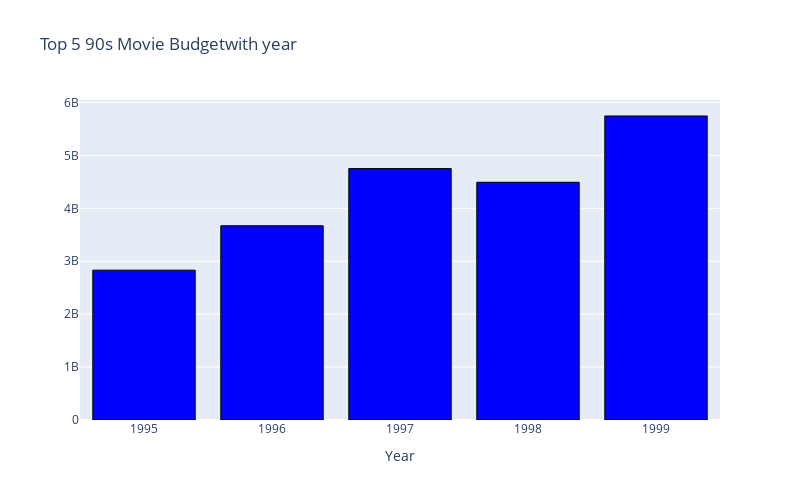

Notebook source saved alongside this figure:
### Markdown cell above
#                                        Which year in the 90s has the Largest budget?

####  In order to have the year with the largest budget the column year in the 90s data was plotted against the budget. From the visuals the the year 1999 has the largest budgets.

### Code cell
# Top 5 90's Movie Budgets
old_year_budget = movie_year.groupby('release_year', as_index= False)['budget'].sum()
top_5 = old_year_budget.nlargest(5,'release_year')

trace = go.Bar(
                    x = top_5['release_year'],
                    y = top_5['budget'],
                    orientation='v',
                    marker = dict(color='blue',
                                 line=dict(color='black',width=1)),
                    )
data = [trace]
layout = go.Layout(barmode = "group",title='Top 5 90s Movie Budgetwith year',width=800, height=500, 
                       xaxis= dict(title='Year'),
                       #yaxis=dict(autorange="reversed"),
                       showlegend=False)
fig = go.Figure(data = data, layout = layout)
iplot(fig)

### Figure 1 — Plotly figure (JSON) as saved in the notebook; plotly's stock layout.template omitted (floating-point values rounded to 4 significant figures)
{"data": [{"marker": {"color": "blue", "line": {"color": "black", "width": 1}}, "orientation": "v", "type": "bar", "x": [1999, 1998, 1997, 1996, 1995], "y": [5745235106, 4493160000, 4751086675, 3671080000, 2831884377]}], "layout": {"barmode": "group", "height": 500, "showlegend": false, "title": {"text": "Top 5 90s Movie Budgetwith year"}, "width": 800, "xaxis": {"title": {"text": "Year"}}}}
